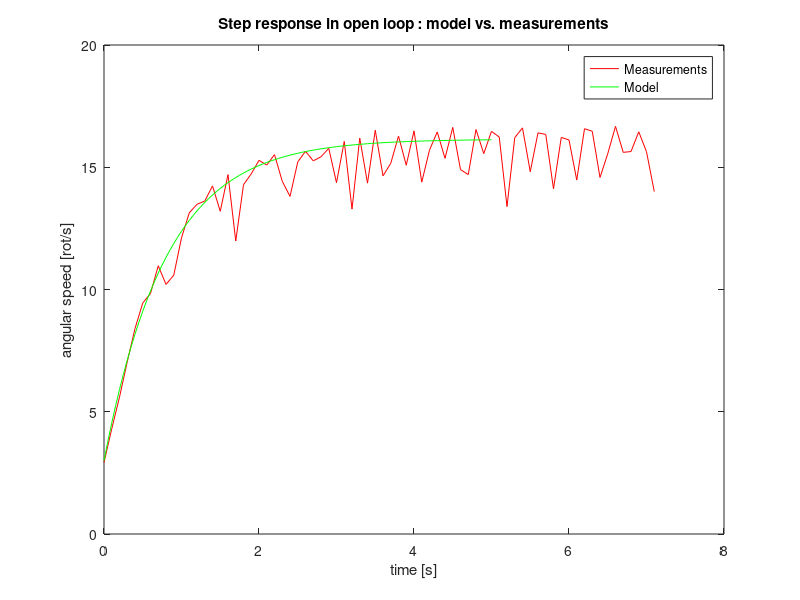

This figure's MATLAB source:
clear all;
res = importdata('data/model_identification_ultimate.txt');

% Plot the entire data set
%plot(res(:,1), res(:,5))
%title('Step response in open loop')
%xlabel('time [s]');
%ylabel('angular speed [rot/s]');
%xlim([res(1,1) res(end,1)])

% Plot the steady state after 6V unit step
%plot(res(125:220,1), res(125:220,5));

steady_state = mean(res(125:200, 1));
K = (steady_state-3)/6

start = 0;
for i=1:length(res)
    if res(i,5) > 3 & start == 0
        start = res(i,1);
    end
   
    if res(i,5) - 3 > (steady_state - 3)*0.98
        tau = (res(i,1) - start)/4
        break
    end
end

% Usign tau instead of 0.8 leads to a not so good result
Gs = tf([K], [0.8 1])

% Confront model and measurements
plot(res(89:160,1)-res(89,1), res(89:160,5), 'r'); hold on;
[y, t] = step(Gs*6);
plot(t, 3+y, 'g');
title('Step response in open loop : model vs. measurements')
xlabel('time [s]');
ylabel('angular speed [rot/s]');
legend('Measurements', 'Model');